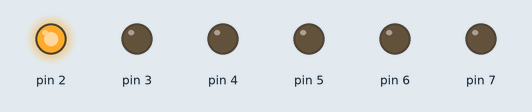
Simulated run of this program. Board: Arduino Nano, built with avr-gcc and run on an emulated ATmega328P. Shown: output pins drawn as LEDs (lit = HIGH).

Above: at 0.2 s.
At 1.7 s:
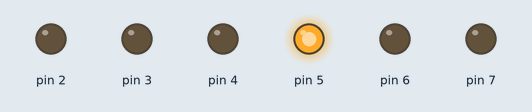
At 2.2 s:
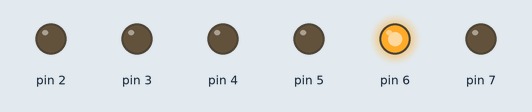
At 3.0 s:
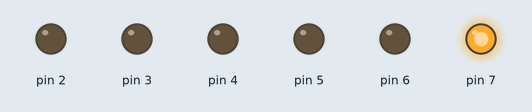
At 5.2 s:
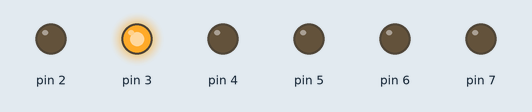
At 6.7 s:
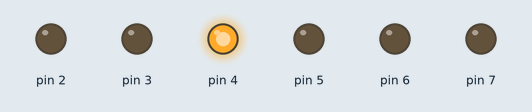
Timing chart, 0 to 7.2 s (numbered marks = the images above):
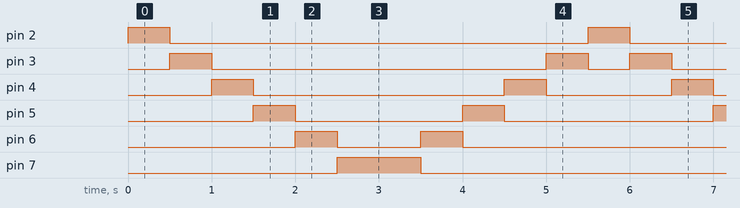

The program:

main.cpp
```cpp
/*
 * @Author: test 3402502077@qq.com
 * @Date: 2024-05-10 21:59:13
 * @LastEditors: test 3402502077@qq.com
 * @LastEditTime: 2024-05-11 23:09:03
 * @FilePath: \LED of flowing water\src\main.cpp
 * @Description: 这是默认设置,请设置`customMade`, 打开koroFileHeader查看配置 进行设置: https://github.com/OBKoro1/koro1FileHeader/wiki/%E9%85%8D%E7%BD%AE
 */
#include <Arduino.h>

void setup() {
  // 设定主角（程序里的变量对应硬件的引脚），引脚功能/作用（输入/输出）
for(int i = 2; i < 8; i++)
pinMode(i,OUTPUT);
}


void loop() {
  //来回for循环，设置好起止点
for(int i = 2; i < 8; i++ )
  {
    digitalWrite(i , HIGH);
    delay(500);
    digitalWrite(i , LOW);
  }
  for(int i = 7;i > 2;i--)
  {
    digitalWrite(i , HIGH);
    delay(500);
    digitalWrite(i , LOW);
    }
}
```

Measured:
- by itself, pin 2: alternates HIGH for 0.50 s and LOW for 5.0 s
- by itself, pin 3: repeats every 5.5 s: LOW 4.0 s, HIGH 0.50 s, LOW 0.50 s, HIGH 0.50 s
- by itself, pin 4: repeats every 5.5 s: LOW 3.0 s, HIGH 0.50 s, LOW 1.5 s, HIGH 0.50 s
- by itself, pin 5: repeats every 5.5 s: LOW 2.0 s, HIGH 0.50 s, LOW 2.5 s, HIGH 0.50 s
- by itself, pin 6: repeats every 5.5 s: LOW 1.0 s, HIGH 0.50 s, LOW 3.5 s, HIGH 0.50 s
- by itself, pin 7: alternates HIGH for 1.0 s and LOW for 4.5 s
